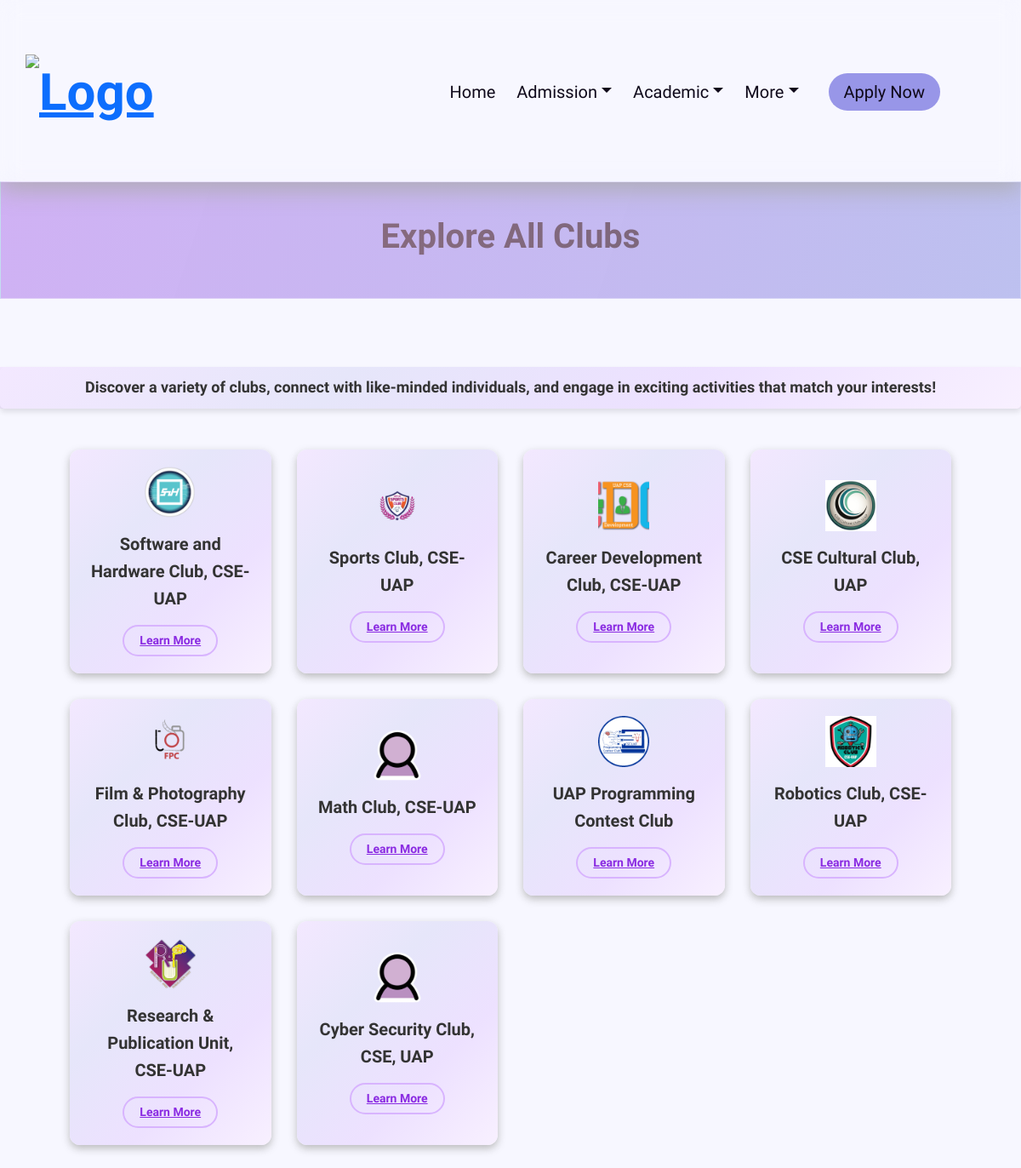
/clubs/, run on an earlier commit of the app's database.
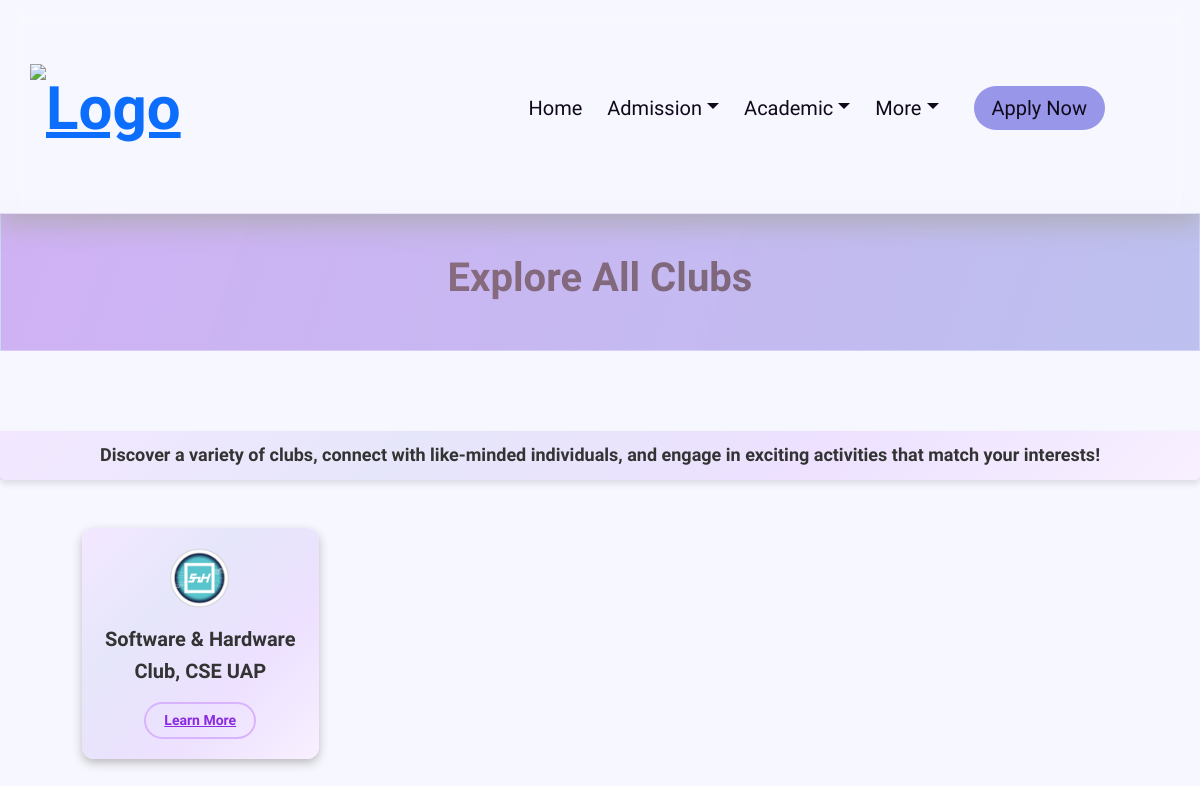
And on a later commit of the database.
### clubs/models.py (models this page shows, shortened)
class Club(models.Model):
    convener = models.ForeignKey(Faculty, on_delete=models.SET_NULL, null=True, blank=True)
    name = models.CharField(max_length=100)
    logo = models.ImageField(upload_to='club_logos/', default='defaults/clubcover.png')
    moto = models.CharField(max_length=255)
    cover_picture = models.ImageField(upload_to='club_covers/', default='defaults/clubcover.png')
    description = models.TextField()
    status = models.BooleanField(default=False)

### uap_cse/views.py (the view)
# urls.py: path('clubs/', views.clubs, name='clubs'),
def clubs(request):
    clubs = Club.objects.all()
    return render(request, 'hard_html/clubs.html', {"clubs": clubs})

### templates/hard_html/clubs.html (shortened to what this page needs)
{% extends "base.html" %}
{% load static %}
{% block head %}
<link rel="stylesheet" href="{% static 'css/clubs.css' %}">
{% endblock %}
{% block content %}
<div class="banner-global">
  <h1 class="gradient-text-global">Explore All Clubs</h1>
</div>
    <div style="background-image: linear-gradient(135deg, #f3e8ff, #e6e6fa, #ede1ff, #f8f0ff);">
        <p class="club-description">
          Discover a variety of clubs, connect with like-minded individuals, and engage in exciting activities that match your interests!
        </p>
    </div>
    <div class="custom-card-container">
  {% if clubs %}
    {% for club in clubs %}
        <div class="custom-card">
          <img src="{{ club.logo.url }}" alt="{{ club.name }} Logo" class="custom-card-logo">
          <p class="custom-card-text">{{ club.name }}</p>
            <a href="{% url 'club_detail' %}" class="custom-read-more">Learn More</a>
        </div>
    {% endfor %}
  {% endif %}
{% endblock %}

### templates/base.html (shortened to what this page needs)
{% load static %}
<!DOCTYPE html>
<html lang="en">
<head>
  {% block head %}
  {% endblock %}
    <link rel="stylesheet" href="{% static 'icons/icofont.css' %}">
    <link href="https://cdn.jsdelivr.net/npm/bootstrap@5.3.5/dist/css/bootstrap.min.css" rel="stylesheet">
    <link rel="stylesheet" href="{% static 'css/base.css' %}">
    <link rel="stylesheet" href="{% static 'css/global.css' %}">
</head>
<body>
<header id="navbar">
    <div class="logo">
            <a href="{% url 'home' %}" class="nav-item"><img src="{% static 'img/logo.png' %}" alt="Logo"></a>
    </div>
    <nav role="navigation">
        <div class="nav-container">
            <ul class="nav-links" id="navLinks">
                <li><a href="{% url 'home' %}" class="nav-item">Home</a></li>
                <li>
                    <a href="#" class="nav-item">Admission</a>
                </li>
                <li>
                    <a href="#" class="nav-item">Academic</a>
                </li>
                <li>
                    <a href="#" class="nav-item">More</a>
                </li>
                <div class="buttons">
                    <li class="apply-mobile"><a href="https://admission.uap-bd.edu/Admission/Home.aspx" class="apply-btn">Apply Now</a></li>
                    <li class="theme-toggle">
                    </li>
                </div>
            </ul>
        </div>
    </nav>
</header>
<br>
<br>
<main>
        <div class="animated-container">
            {% block content %}
            {% endblock %}
        </div>
</main>
</body>
</html>

### static/css/clubs.css (style rules this page uses)
* { margin: 0; padding: 0; box-sizing: border-box; }
body { font-family: "Lexend", sans-serif; text-align: center; margin: 0; min-height: 100vh; background-color: var(--bg-color); }
.custom-card-container { grid-template-columns: repeat(4, 1fr); align-items: stretch; padding: 2rem; margin-inline: 50px; display: grid; gap:30px; justify-content: center; }
.custom-card { background: linear-gradient(135deg, #f3e8ff, #e6e6fa, #ede1ff, #f8f0ff); border-radius: 12px; overflow: hidden; box-shadow: 0 4px 10px var(--shadow-color); padding: 20px; text-align: center; display: flex; flex-direction: column; align-items: center; justify-content: center; max-height: 280px; min-height: 230px; transition: transform 0.3s ease-in-out; }
.custom-card-logo { width: 60px; height: 60px; object-fit: contain; margin-bottom: 15px; }
.custom-card-text { font-size: 20px; color: #333; font-weight: bold; margin-bottom: 15px; text-align: center; }
.custom-read-more { font-weight: bold; font-size: 14px; color: blueviolet; border: 2px solid #d8b4fe; padding: 6px 18px; border-radius: 20px; transition: background-color 0.3s ease, color 0.3s ease; }
.club-description { font-size: 18px; font-weight: bold; color: #333; text-align: center; padding: 10px; border-radius: 5px; box-shadow: 0px 4px 6px rgba(0,0,0,0.1); }

### static/css/base.css (style rules this page uses)
:root { --primary-color: #9896e8; --bg-color: #f7f7ff; --bg-shade: rgba(0, 0, 0, 0.03); --txt-color: #0f091a; --shadow-color: rgba(170, 170, 170, 0.78); --secondary-color: rgba(181, 181, 238, 0.39); transition: background-color 0.3s ease-in-out, color 0.3s ease-in-out, border-color 0.3s ease-in-out; }
* { box-sizing: border-box; margin: 0; padding: 0; font-family: 'Lexend', sans-serif; transition: background-color 0.3s ease-in-out, color 0.3s ease-in-out, border-color 0.3s ease-in-out, box-shadow 0.3s ease-in-out; }
body { background-color: var(--bg-color); --header-color: var(--primary-color); }
header { position: fixed; top: -200px; left: 0; width: 100%; display: flex; justify-content: space-between; align-items: center; padding: 60px 30px; z-index: 1000; transition: all 0.4s ease; backdrop-filter: blur(12px); box-shadow: 0 10px 25px var(--shadow-color); }
header.loaded { top: 0; }
.logo { font-size: 60px; font-weight: 700; transition: font-size 0.3s ease; }
.logo img { height: 9vh; width: auto; margin-right: 10px; }
nav { position: relative; }
.nav-container { display: flex; align-items: center; gap: 20px; }
.nav-links { list-style: none; display: flex; gap: 25px; position: relative; margin-top: 17px; align-items: center; }
.nav-links li { position: relative; }
.nav-links li a { text-decoration: none; color: var(--txt-color); font-size: 20px; transition: color 0.2s; cursor: pointer; }
.buttons { display: flex; align-items: center; padding-inline: 10px; justify-content: space-between; gap: 15px; }
.theme-toggle { display: flex; align-items: center; justify-content: center; cursor: pointer; color: var(--txt-color); padding: 10px; border-radius: 50%; width: 40px; height: 40px; transition: background-color 0.3s ease; }
.apply-btn { background-color: var(--primary-color); color: rgba(26, 139, 219, 0.7); padding: 10px 18px; border-radius: 30px; text-decoration: none; font-size: 16px; font-weight: 500; transition: background 0.3s ease; }
main { padding-top: 180px; }
p { font-size: 16px; line-height: 1.6; color: var(--txt-color); }
.animated-container { opacity: 0; transform: translateY(20px); animation: slideFadeIn 0.8s ease-out forwards; }

### static/css/global.css (style rules this page uses)
body { font-family: 'Lexend', sans-serif; background-size: 400% 400%; margin: 0; }
.gradient-text-global { background: linear-gradient(108.4deg, rgb(142, 109, 128) 6.9%, rgb(90, 90, 115) 86.5%); background-clip: text; font-weight: bold; -webkit-background-clip: text; -webkit-text-fill-color: transparent; animation: gradientMove 10s ease infinite; background-size: 200% 200%; }
.banner-global { transform-origin: top center; margin-top: -15px; margin-bottom: 80px; width: 100%; padding: 40px; background-image: linear-gradient(108.4deg, rgba(197, 159, 241, 0.8), rgba(152, 197, 229, 0.82)); background-size: 200% 200%; animation: gradientAnimation 10s ease infinite; position: relative; backdrop-filter: blur(10px); -webkit-backdrop-filter: blur(10px); border: 1px solid rgba(255, 255, 255, 0.3); overflow: hidden; transition: background 0.5s ease-in-out; text-align: center; }

What changed in the data, as far as the page shows it:
removed Club: logo (picture), name "Sports Club, CSE-UAP"
removed Club: logo (picture), name "Career Development Club, CSE-UAP"
removed Club: logo (picture), name "CSE Cultural Club, UAP"
removed Club: logo (picture), name "Film & Photography Club, CSE-UAP"
removed Club: logo (picture), name "Math Club, CSE-UAP"
removed Club: logo (picture), name "UAP Programming Contest Club"
removed Club: logo (picture), name "Robotics Club, CSE-UAP"
removed Club: logo (picture), name "Research & Publication Unit, CSE-UAP"
removed Club: logo (picture), name "Cyber Security Club, CSE, UAP"
changed Club: name "Software and Hardware Club, CSE-UAP" → "Software & Hardware Club, CSE UAP"
